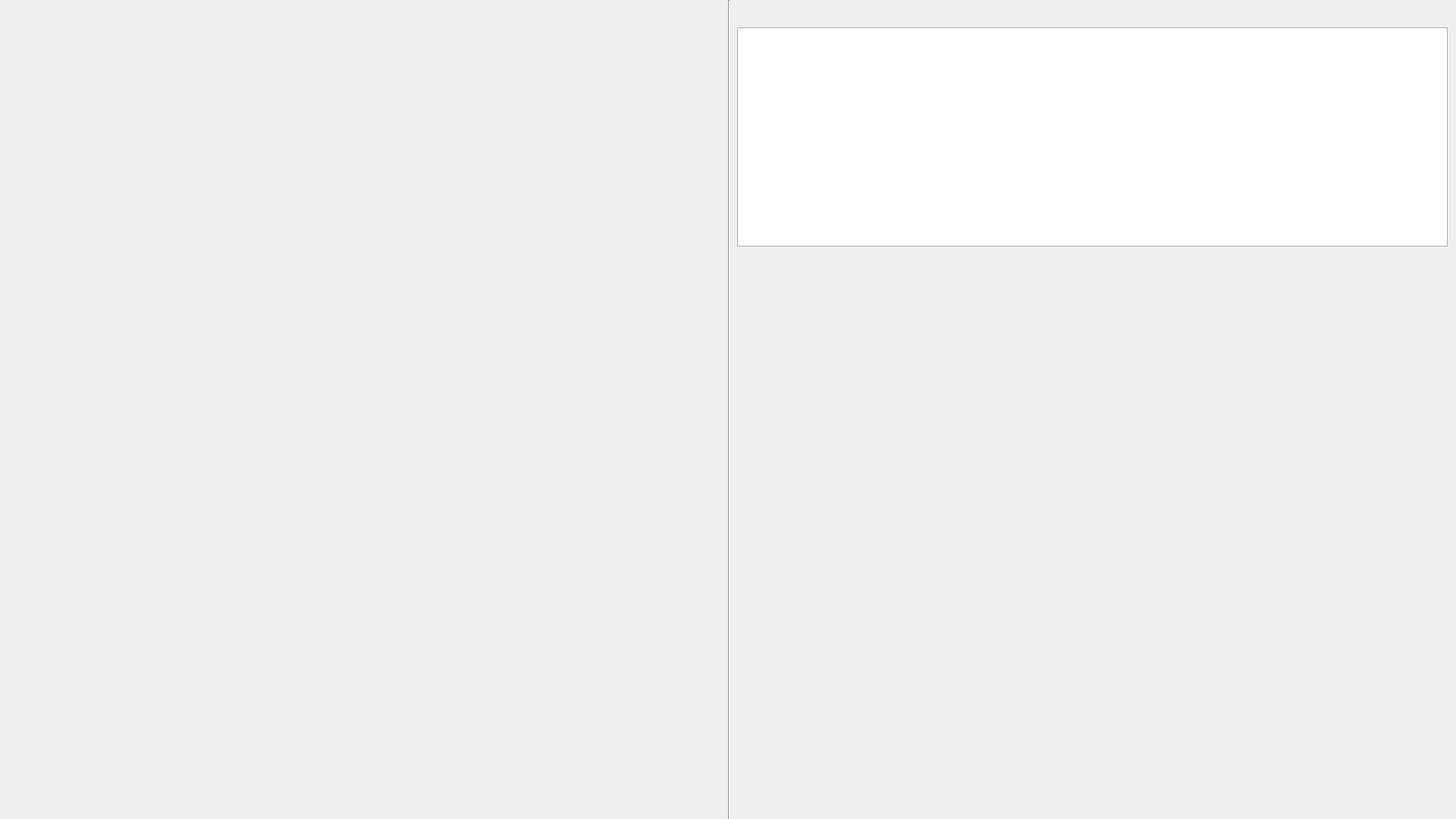
<?xml version="1.0" encoding="UTF-8"?>
<ui version="4.0">
 <class>MainWindow</class>
 <widget class="QMainWindow" name="MainWindow">
  <property name="geometry">
   <rect>
    <x>0</x>
    <y>0</y>
    <width>1600</width>
    <height>900</height>
   </rect>
  </property>
  <property name="minimumSize">
   <size>
    <width>1600</width>
    <height>900</height>
   </size>
  </property>
  <property name="maximumSize">
   <size>
    <width>1600</width>
    <height>900</height>
   </size>
  </property>
  <property name="windowTitle">
   <string>MainWindow</string>
  </property>
  <widget class="QWidget" name="centralwidget">
   <widget class="Line" name="line">
    <property name="geometry">
     <rect>
      <x>800</x>
      <y>0</y>
      <width>3</width>
      <height>900</height>
     </rect>
    </property>
    <property name="orientation">
     <enum>Qt::Vertical</enum>
    </property>
   </widget>
   <widget class="QTextBrowser" name="First">
    <property name="geometry">
     <rect>
      <x>810</x>
      <y>30</y>
      <width>781</width>
      <height>241</height>
     </rect>
    </property>
   </widget>
  </widget>
 </widget>
 <resources/>
 <connections/>
</ui>
